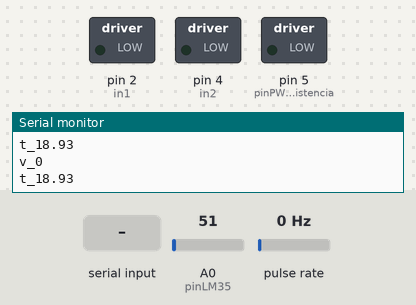
The program below on a simulated Arduino Uno, built with avr-gcc and run on an emulated ATmega328P. On the bench: switched loads named in the program (green lamp = pin HIGH), the last lines printed to the serial monitor. Wiring (inferred from the names in the program): pulse sensor: data pin 3. Inputs (shaded band) come from the test bench; at power-on: A0 (pinLM35) = 51, pulse rate 0 Hz.

Above: at 1.2 s.
1.3 s: "t_90\n" received over Serial
At 3.6 s:
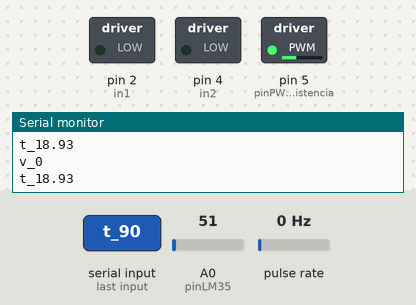
6.7 s: "t_\n" received over Serial
At 7.5 s:
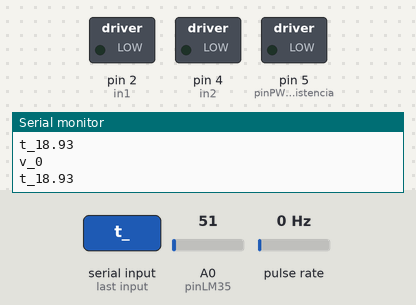
Timing chart, 0 to 9.7 s (numbered marks = the images above; inputs shaded):
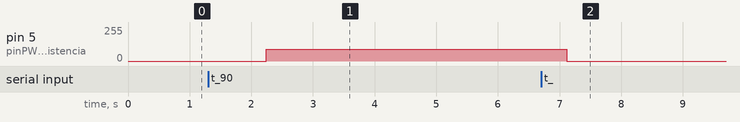

Measured:
- after the input at 1.3 s, pin 5 (pinPWM_Resistencia): 0/255 → 90/255 after 0.94 s
- after the input at 6.7 s, pin 5 (pinPWM_Resistencia): 90/255 → 0/255 after 0.42 s

The program:

main.cpp
```cpp
#include <Arduino.h>

int const baudrate = 115200;
int const pinPWM_Resistencia = 5;
int const pinLM35 = A0;

// Pines del Driver del motor
int const in1 = 2;
int const in2 = 4;
int const pinEncoder = 3;

volatile long contador = 0;
String serialBuffer = "";

// Muestreo optimizado a 30 ms (Evita saturación y es excelente para PID)
unsigned long tiempoAnterior = 0;
const unsigned long Ts = 30000;   // 30 ms (33 Hz)
// Velocidad = (pulsos / 100 ranuras) * (60 s / dt) -> RPM
float dt = Ts / 1000000.0;

int duttycycle_PWM_Resistencia = 0;
int duttycycle_PWM_in1 = 45;

float leerTemperatura() {
  int valor_analogico = analogRead(pinLM35);
  // Conversión optimizada directo a float
  return ((valor_analogico * 5.0 / 1023.0) * 100.0) - 6.0;
}

void procesarComandoSerial(const String &comando) {
  int valor = comando.substring(2).toInt();
  if (valor < 0 || valor > 255) return;

  if (comando.startsWith("t_")) {
    duttycycle_PWM_Resistencia = valor;
    Serial.println("ack_t");
  } else if (comando.startsWith("v_")) {
    duttycycle_PWM_in1 = valor;
    Serial.println("ack_v");
  }
}

void leerComandoSerial() {
  while (Serial.available() > 0) {
    char c = Serial.read();
    if (c == '\n') {
      serialBuffer.trim();
      if (serialBuffer.length() > 0) {
        procesarComandoSerial(serialBuffer);
      }
      serialBuffer = "";
    } else if (c != '\r') {
      serialBuffer += c;
      if (serialBuffer.length() > 16) { // Buffer más corto, comandos pequeños
        serialBuffer = "";
      }
    }
  }
}

void encoderISR() {
  contador++;
}

void setup() {
  Serial.begin(baudrate);
  pinMode(pinLM35, INPUT);
  pinMode(pinPWM_Resistencia, OUTPUT);
  pinMode(in1, OUTPUT);
  pinMode(in2, OUTPUT);
  digitalWrite(in2, LOW); // Dirección fija del motor
  pinMode(pinEncoder, INPUT_PULLUP);

  attachInterrupt(digitalPinToInterrupt(pinEncoder), encoderISR, RISING);
}

void loop() {
  leerComandoSerial();

  analogWrite(pinPWM_Resistencia, duttycycle_PWM_Resistencia);
  analogWrite(in1, duttycycle_PWM_in1);

  unsigned long tiempoActual = micros();
  if (tiempoActual - tiempoAnterior >= Ts) {
    tiempoAnterior = tiempoActual; // Corrección de deriva temporal

    // 1. Enviar Temperatura con formato correcto
    float temp = leerTemperatura();
    Serial.print("t_");
    Serial.println(temp, 2);

    // 2. Calcular y enviar velocidad (Cálculo sin Strings)
    // Desactivar interrupciones momentáneamente para lectura segura de variable volatile
    noInterrupts();
    long pulsos = contador;
    contador = 0;
    interrupts();

    // Ts está en microsegundos, convertimos a segundos dividiendo por 1,000,000

    long velocidadRPM = (pulsos / 100.0) * (60.0 / dt);

    Serial.print("v_");
    Serial.println(velocidadRPM);
  }
}
```
